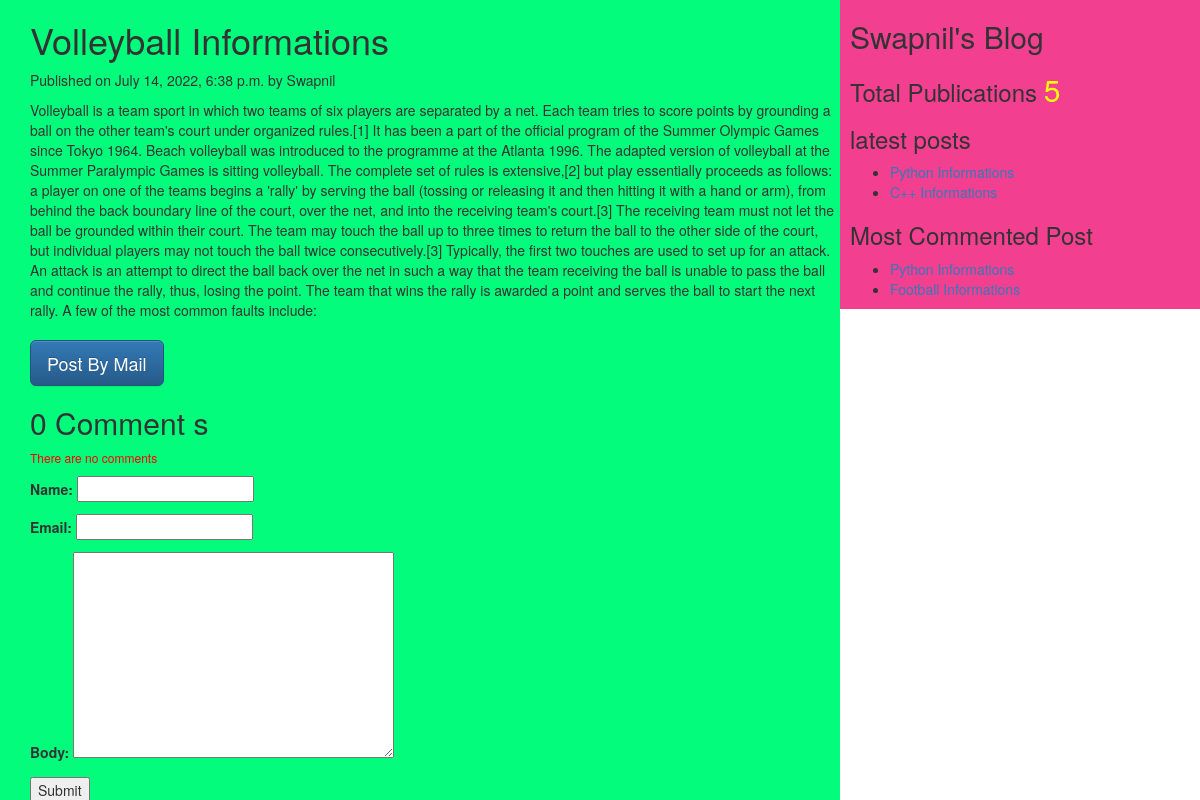
The app's page /2022/07/14/volleyball-informations with its own data.
### myApp/models.py (models this page shows, shortened)
class Post(models.Model):
    tags=TaggableManager()
    STATUS_CHOICE=(('draft','Draft'),('published','Published'))
    title=models.CharField(max_length=256)
    slug=models.SlugField(max_length=264,unique_for_date='publish')
    author=models.ForeignKey(User,related_name='blog_posts',on_delete=models.CASCADE)
    body=models.TextField()
    publish=models.DateTimeField(default=timezone.now)
    created=models.DateTimeField(auto_now_add=True)
    updated=models.DateTimeField(auto_now=True)
    status=models.CharField(max_length=20,choices=STATUS_CHOICE,default='draft')
    objects=CustomManager()
    class Meta:
        ordering=('-publish',)
    def get_absolute_url(self):
        return reverse("post_detail",args=[self.publish.year,self.publish.strftime('%m'),self.publish.strftime('%d'),self.slug])

### myApp/views.py (the view, shortened to what this page needs)
# urls.py: re_path('(?P<year>\d{4})/(?P<month>\d{2})/(?P<day>\d{2})/(?P<post>[-\w]+)',post_detail_view,name="post_detail"),
def post_detail_view(request,year,month,day,post):
    post=get_object_or_404(Post,slug=post,publish__year=year,publish__month=month,publish__day=day)
    comments=post.comments.filter(active=True)
    csubmit=False
    form=CommentForm()
    d={'post':post,'form':form,'csubmit':csubmit,'comments':comments}
    return render(request,'myApp/post_detail.html',d)

### myApp/forms.py
class CommentForm(forms.ModelForm):
    class Meta:
        model=Comment
        fields=('name','email','body')

### myApp/models.py (called while the page is built)
    def get_queryset(self):
        return super().get_queryset().filter(status='published')

### myApp/templatetags/mytag.py (called while the page is built)
@register.simple_tag
def total_posts():
    return Post.objects.count()

@register.inclusion_tag('myApp/latest_post.html')
def show_latest_posts(count=3):
    latest_posts=Post.objects.order_by('-publish')[:count]
    return {'latest_posts':latest_posts}

@register.simple_tag
def get_most_commented_posts(count=2):
    return Post.objects.annotate(total_comments=Count('comments')).order_by('-total_comments')[:count]

### templates/myApp/post_detail.html (shortened to what this page needs)
<!DOCTYPE html>
{%extends 'myApp/parent.html'%}
    {%block content_block%}
    <h1>{{post.title}}</h1>
    <p>Published on {{post.publish}} by {{post.author}}</p>
    {{post.body}}<br><br>
    <a href="/{{post.id}}/share/" class="btn btn-lg btn-primary">Post By Mail</a>
    {%with comments.count as comments_count%}
    <h2>{{comments_count}} Comment {{comments_count|pluralize}}</h2>
    {%endwith%}
    {%if comments%}
    {%for c in comments%}
    <p>Comment {{forloop.counter}} by {{c.name}}</p>
    <div >{{c.body|linebreaks}}</div>
    <hr>
    {%endfor%}
    {%else%}
    <p style="color:red;font-size:12px;">There are no comments</p>
    {%endif%}
    {%if csubmit%}
    <h2>Thank You...Your comment has been added successfully</h2>
    {%else%}
    <form method="post">
      {{form.as_p}}
      <input type="submit" name="btn btn-lag btn-primary" value="Submit">
    </form>
    {%endif%}
    {%endblock%}

### templates/myApp/parent.html (shortened to what this page needs)
<!DOCTYPE html>
<html lang="en" dir="ltr">
{%load mytag%}
  <head>
    <link rel="stylesheet" href="https://maxcdn.bootstrapcdn.com/bootstrap/3.3.7/css/bootstrap.min.css">
    <link rel="stylesheet" href="https://maxcdn.bootstrapcdn.com/bootstrap/3.3.7/css/bootstrap-theme.min.css">
  </head>
  <body>
    <div class="content" style="width:70%;background-color:#03fc7b;float:left;padding:0 0 0 30px">
      {%block content_block%}
      {%endblock%}
    </div>
    <div class="sidebar" style="width:30%;height:300%;background-color:#f23f90;float:right;padding:0 0 0 10px">
      <h2>Swapnil's Blog</h2>
      <h3>Total Publications
        <span style="color:yellow;font-size:30px">
          {%total_posts%}
        </span>
      </h3>
      <h3>latest posts</h3>
      {%show_latest_posts 2%}
      <h3>Most Commented Post</h3>
      {%get_most_commented_posts as m%}
      <ul>
        {%for post in m%}
        <li><a href="{{post.get_absolute_url}}">{{post.title}}</a></li>
        {%endfor%}
      </ul>
    </div>
  </body>
</html>

### templates/myApp/latest_post.html
<!DOCTYPE html>
<html lang="en" dir="ltr">
  <body>
    <ul>
      {%for post in latest_posts%}
      <li><a href="{{post.get_absolute_url}}">{{post.title}}</a></li>
      {%endfor%}
    </ul>
  </body>
</html>

### records on screen
Post: title "Volleyball Informations", publish "July 14, 2022, 6:38 p.m.", author "Swapnil", body "Volleyball is a team sport in which two teams of six players are separated by a net. Each team tries to score points by grounding a ball on the other team's court under organized rules.[1] It has been a part of the official program of the Summer Olympic Games since Tokyo 1964. Beach volleyball was introduced to the programme at the Atlanta 1996. The adapted version of volleyball at the Summer Paralympic Games is sitting volleyball. The complete set of rules is extensive,[2] but play essentially proceeds as follows: a player on one of the teams begins a 'rally' by serving the ball (tossing or releasing it and then hitting it with a hand or arm), from behind the back boundary line of the…"

### other values on screen
{{ comments_count }} "0"
